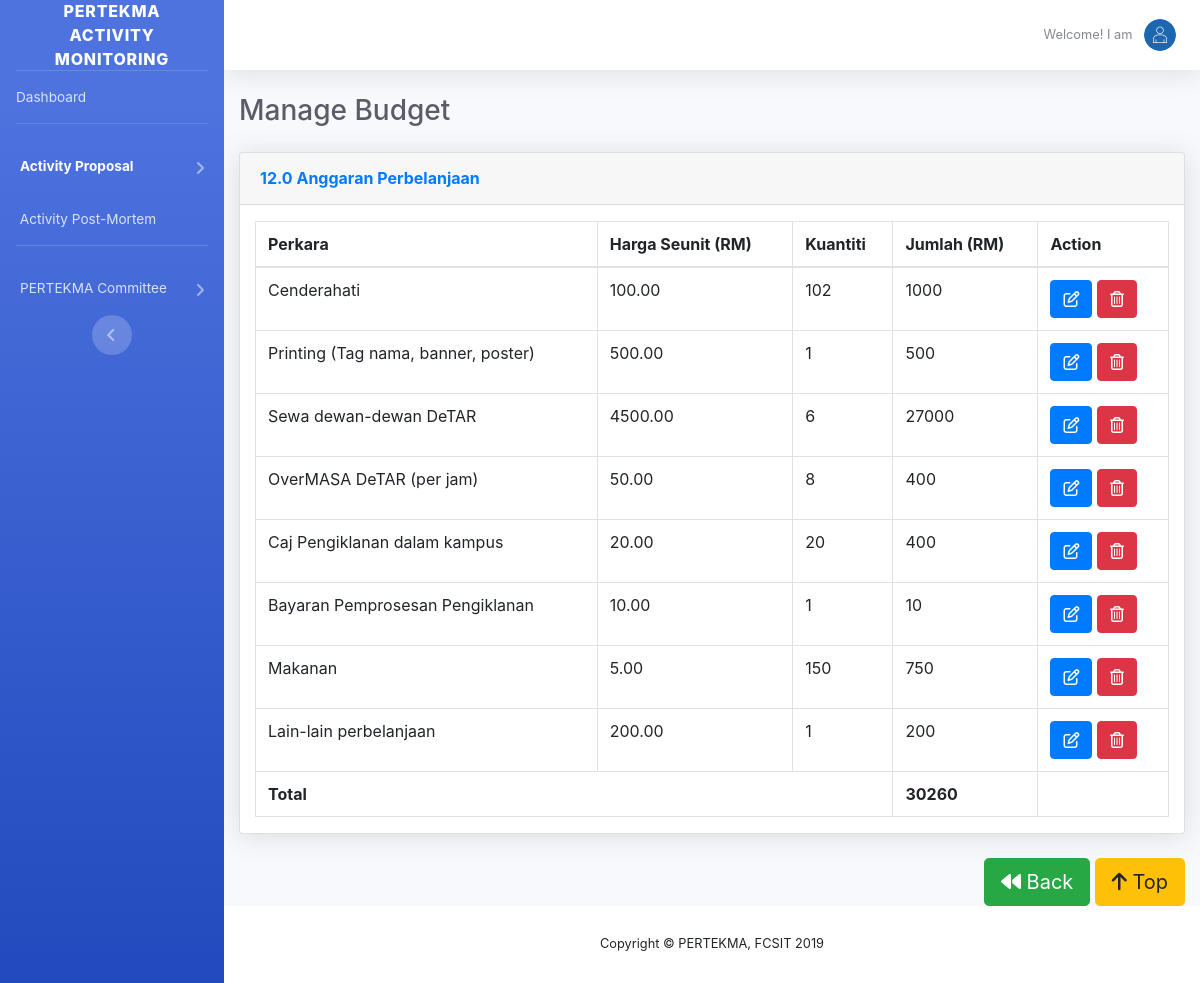
The page /admin/budget-view-perbelanjaan.php?id=1 on the database its author committed.
### tables this page shows
CREATE TABLE `b_outcome` (
  `outcomeId` int(11) NOT NULL,
  `Oproposald` int(11) NOT NULL,
  `id_account` int(11) NOT NULL,
  `perkara` varchar(255) NOT NULL,
  `hargaSeunit` varchar(255) NOT NULL,
  `kuantiti` varchar(255) NOT NULL,
  `jumlah` int(11) NOT NULL
);

### admin/budget-view-perbelanjaan.php (the view, shortened to what this page needs)
<?php
	require_once('../connect.php');
?>
<?php
$proposalId=$_GET["id"];
?>
<!DOCTYPE html>
<html lang="en">
<head>
  <link href="../vendor/fontawesome-free/css/all.min.css" rel="stylesheet" type="text/css">
  <link href="../css/sb-admin-2.min.css" rel="stylesheet">
  <link href="../vendor/datatables/dataTables.bootstrap4.min.css" rel="stylesheet">
  <link href="../css/bootstrap.min.css" rel="stylesheet">
<link href="../css/calender/css/gijgo.min.css" rel="stylesheet">
</head>
<body id="page-top">
  <div id="wrapper">
    <ul class="navbar-nav bg-gradient-primary sidebar sidebar-dark accordion" id="accordionSidebar">
      <a class="sidebar-brand d-flex align-items-center justify-content-center" href="../index.html">
        <div class="sidebar-brand-text mx-3">PERTEKMA Activity Monitoring</div>
      </a>
      <hr class="sidebar-divider my-0">
      <li class="nav-item ">
        <a class="nav-link" href="index.php">
          <span>Dashboard</span></a>
      </li>
      <hr class="sidebar-divider">
      <li class="nav-item active">
        <a class="nav-link collapsed" href="#" data-toggle="collapse" data-target="#collapseTwo" aria-expanded="true" aria-controls="collapseTwo">
          <span>Activity Proposal</span>
        </a>
      </li>
    <li class="nav-item">
        <a class="nav-link" href="activityPostmortem.php">
          <span>&nbsp;Activity Post-Mortem</span></a>
      </li>
      <hr class="sidebar-divider">
    <li class="nav-item ">
        <a class="nav-link collapsed" href="#" data-toggle="collapse" data-target="#collapseThree" aria-expanded="true" aria-controls="collapseThree">
          <span>PERTEKMA Committee</span>
        </a>
      </li>
      <div class="text-center d-none d-md-inline">
        <button class="rounded-circle border-0" id="sidebarToggle"></button>
      </div>
    </ul>
    <div id="content-wrapper" class="d-flex flex-column">
      <div id="content">
        <nav class="navbar navbar-expand navbar-light bg-white topbar mb-4 static-top shadow">
          <ul class="navbar-nav ml-auto">
            <li class="nav-item dropdown no-arrow">
              <a class="nav-link dropdown-toggle" href="#" id="userDropdown" role="button" data-toggle="dropdown" aria-haspopup="true" aria-expanded="false">
                <span class="mr-2 d-none d-lg-inline text-gray-600 small">Welcome! I am&nbsp;<?php echo $username; ?></span>
                <img class="img-profile rounded-circle" src="../img/sue.png">
              </a>
            </li>
          </ul>
        </nav>
        <div class="container-fluid">
          <div class="d-sm-flex align-items-center justify-content-between mb-4">
            <h1 class="h3 mb-0 text-gray-800">Manage Budget</h1>
          </div>
          <div id="page-wrapper">
            <div class="row">
           		<div class="col-lg-12">
            		<div class="card shadow mb-4">
					<div class="card-header py-3">
					  <h6 class="m-0 font-weight-bold text-primary">12.0 Anggaran Perbelanjaan</h6>
					</div>
					<div class="container">
						<table class="table table-bordered" id="" width="100%" cellspacing="0">
						  <thead>
							<tr>
							  <th>Perkara</th>
							  <th>Harga Seunit (RM)</th>
							  <th>Kuantiti</th>
							  <th>Jumlah (RM)</th>
							  <th>Action</th>
							</tr>
						  </thead>
						  <tbody>
							<?php
							$budget=mysqli_query($con, "SELECT * FROM b_outcome WHERE Oproposald='$proposalId'");
							  while($col = mysqli_fetch_array($budget)){
								  $Title=$col["perkara"];
								  $HargaSeunit=$col["hargaSeunit"];
								  $Kuantiti=$col["kuantiti"];
								  $Jumlah=$col["jumlah"];
							?>
							<tr>
							  <td><?php echo $Title; ?></td>
							  <td><?php echo $HargaSeunit; ?></td>
							  <td><?php echo $Kuantiti; ?></td>
							  <td><?php echo $Jumlah; ?></td>
							  <td>
							  <a href="#" class="" data-toggle="modal" data-target="#editDetails<?php echo $col["outcomeId"]; ?>"><span class="btn btn-primary btn-xs fa fa-edit" data-toggle="tooltip" data-placement="left" title="" data-original-title="Edit Details"></span></a>
							   <a href="#" class="" data-toggle="modal" data-target="#deleteDetails<?php echo $col["outcomeId"]; ?>"><span class="btn btn-danger btn-xs fa fa-trash-alt" data-toggle="tooltip" data-placement="left" title="" data-original-title="Delete Details"></span></a>
							  </td>
							</tr>
							<?php } ?>
						  </tbody>
						  <tfoot>
							<tr>
								<th colspan="3">Total</th>
								<th>
									<?php
									$Totalquery=mysqli_query($con, "SELECT SUM(jumlah) AS Total FROM b_outcome WHERE Oproposald='$proposalId'");
									$row1=mysqli_fetch_array($Totalquery);
									echo $row1["Total"];
									?>
								</th>
							</tr>
						</tfoot>
						</table>
					  </div>
					</div>
				  </div>
				</div>
            </div>
            <div class="row">
		<div class="col-lg-12">
			<div style="float: right;">
				<a class="btn btn-success btn-lg" href="budget.php?id=<?php echo $proposalId; ?>" id="btnBack"><i class="fa fa-backward"></i> Back</a>
				<a class="btn btn-warning btn-lg" href="#" id="btnToTop"><i class="fa fa-arrow-up"></i> Top</a>
			</div>
		</div>
		</div>
             </div>
      </div>
      <footer class="sticky-footer bg-white">
        <div class="container my-auto">
          <div class="copyright text-center my-auto">
            <span>Copyright &copy; PERTEKMA, FCSIT 2019</span>
          </div>
        </div>
      </footer>
    </div>
  </div>
</body>
</html>

### rows shown on the page
b_outcome: perkara "Cenderahati", hargaSeunit "100.00", kuantiti "102", jumlah "1000"
b_outcome: perkara "Printing (Tag nama, banner, poster)", hargaSeunit "500.00", kuantiti "1", jumlah "500"
b_outcome: perkara "Sewa dewan-dewan DeTAR", hargaSeunit "4500.00", kuantiti "6", jumlah "27000"
b_outcome: perkara "OverMASA DeTAR (per jam)", hargaSeunit "50.00", kuantiti "8", jumlah "400"
b_outcome: perkara "Caj Pengiklanan dalam kampus", hargaSeunit "20.00", kuantiti "20", jumlah "400"
b_outcome: perkara "Bayaran Pemprosesan Pengiklanan", hargaSeunit "10.00", kuantiti "1", jumlah "10"
b_outcome: perkara "Makanan", hargaSeunit "5.00", kuantiti "150", jumlah "750"
b_outcome: perkara "Lain-lain perbelanjaan", hargaSeunit "200.00", kuantiti "1", jumlah "200"

### other values the page prints
$row1["Total"] "30260"
